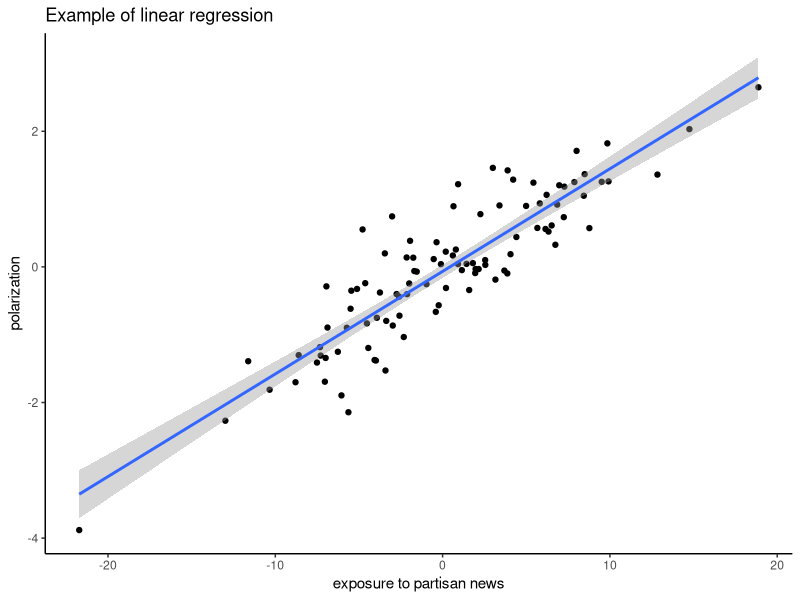

Write R code to recreate this figure.
## ---- chunk 1
require(tidyverse)

y <- rnorm(100)
x <- y * 5 + rnorm(100, sd=3)
df <- data.frame(x=x, y=y)

ggplot(data=df, aes(x,y)) +
  geom_point(aes(x,y)) +
  geom_smooth(method='lm', formula= y~x) +
  labs(y = "polarization", x = "exposure to partisan news") +
  theme_classic() +
  ggtitle("Example of linear regression")
## ---- chunk 2
DiagrammeR::grViz("digraph {
width = 500
height = 500
  graph [layout = dot, rankdir = LR, label = Mediation]
  node [shape = rectangle]     
  x [label = 'X']
  y [label = 'Y']
  m [label = 'M']

  # edge definitions with the node IDs
  x -> y x -> m m -> y;
  }")
## ---- chunk 3
DiagrammeR::grViz("digraph {
width = 500
height = 500
  graph [layout = dot, rankdir = LR, label = Moderation]
  node [shape = rectangle]     
  x [label = 'X']
  y [label = 'Y']
  w [label = 'W']

  node [shape=none, width=0, height=0, label='']
  p1 -> y;
  {rank=same; w -> p1}
  
  edge [dir=none]
  x -> p1 

  }")
## ---- chunk 4
DiagrammeR::grViz("digraph {
width = 500
height = 500
  graph [layout = dot, rankdir = LR]
  node [shape = rectangle]     
  x [label = 'Violent video games']
  y [label = 'Offline aggressions']
  w [label = 'Sex?\nAge?\nPersonality?']

  node [shape=none, width=0, height=0, label='']
  p1 -> y;
  {rank=same; w -> p1}
  
  edge [dir=none]
  x -> p1 

  }")
## ---- chunk 5
DiagrammeR::grViz("digraph {
width = 500
height = 500
  graph [layout = dot, rankdir = LR, label = 'Conditional process']
  node [shape = rectangle]     
  x [label = 'X']
  y [label = 'Y']
  m [label = 'M']
  w [label = 'W']

  node [shape=none, width=0, height=0, label='']
  p1 -> m p2 -> y;
  {rank=same; w -> p1 w -> p2}
  
  # edge definitions with the node IDs
  x -> y m -> y;
  
  edge [dir=none]
  x -> p1 x -> p2
    
  }")
## ---- chunk 6
DiagrammeR::grViz("digraph {
width = 500
height = 500
  graph [layout = dot, rankdir = LR]
  node [shape = rectangle]     
  x [label = 'X (Violent video games)']
  y [label = 'Y (Offline aggressions)']
  m [label = 'Desensitize to pain?\nNormalize violence?\n...']
  w [label = 'Sex?\nAge?\nPersonality?']

  node [shape=none, width=0, height=0, label='']
  p1 -> m p2 -> y;
  {rank=same; w -> p1 w -> p2}
  
  # edge definitions with the node IDs
  x -> y m -> y;
  
  edge [dir=none]
  x -> p1 x -> p2
    
  }")
